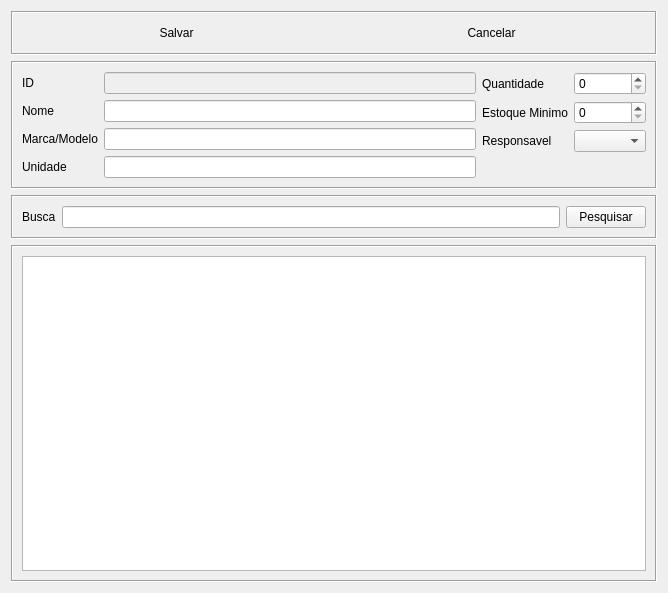
<?xml version="1.0" encoding="UTF-8"?>
<ui version="4.0">
 <class>equipamento</class>
 <widget class="QDialog" name="equipamento">
  <property name="geometry">
   <rect>
    <x>0</x>
    <y>0</y>
    <width>668</width>
    <height>593</height>
   </rect>
  </property>
  <property name="windowTitle">
   <string>Cadastro de Equipamento</string>
  </property>
  <property name="windowIcon">
   <iconset resource="img.qrc">
    <normaloff>:/newPrefix/images/HP-Mouse.png</normaloff>:/newPrefix/images/HP-Mouse.png</iconset>
  </property>
  <layout class="QVBoxLayout" name="verticalLayout">
   <item>
    <widget class="QFrame" name="frame_3">
     <property name="frameShape">
      <enum>QFrame::Box</enum>
     </property>
     <property name="frameShadow">
      <enum>QFrame::Sunken</enum>
     </property>
     <layout class="QHBoxLayout" name="horizontalLayout_2">
      <item>
       <widget class="QPushButton" name="btSalvar">
        <property name="enabled">
         <bool>true</bool>
        </property>
        <property name="text">
         <string>Salvar</string>
        </property>
        <property name="icon">
         <iconset resource="img.qrc">
          <normaloff>:/newPrefix/images/button_ok.png</normaloff>:/newPrefix/images/button_ok.png</iconset>
        </property>
        <property name="flat">
         <bool>true</bool>
        </property>
       </widget>
      </item>
      <item>
       <widget class="QPushButton" name="btCancelar">
        <property name="text">
         <string>Cancelar</string>
        </property>
        <property name="icon">
         <iconset resource="img.qrc">
          <normaloff>:/newPrefix/images/button_cancel.png</normaloff>:/newPrefix/images/button_cancel.png</iconset>
        </property>
        <property name="flat">
         <bool>true</bool>
        </property>
       </widget>
      </item>
     </layout>
    </widget>
   </item>
   <item>
    <widget class="QFrame" name="frame_2">
     <property name="frameShape">
      <enum>QFrame::Box</enum>
     </property>
     <property name="frameShadow">
      <enum>QFrame::Sunken</enum>
     </property>
     <layout class="QHBoxLayout" name="horizontalLayout">
      <item>
       <layout class="QFormLayout" name="formLayout">
        <item row="3" column="0">
         <widget class="QLabel" name="label_3">
          <property name="text">
           <string>Unidade</string>
          </property>
          <property name="buddy">
           <cstring>EditUnidade</cstring>
          </property>
         </widget>
        </item>
        <item row="2" column="0">
         <widget class="QLabel" name="label_2">
          <property name="text">
           <string>Marca/Modelo</string>
          </property>
          <property name="buddy">
           <cstring>EditMarca</cstring>
          </property>
         </widget>
        </item>
        <item row="1" column="0">
         <widget class="QLabel" name="label">
          <property name="text">
           <string>Nome</string>
          </property>
          <property name="buddy">
           <cstring>EditNome</cstring>
          </property>
         </widget>
        </item>
        <item row="0" column="0">
         <widget class="QLabel" name="label_9">
          <property name="text">
           <string>ID</string>
          </property>
         </widget>
        </item>
        <item row="3" column="1">
         <widget class="QLineEdit" name="EditUnidade">
          <property name="enabled">
           <bool>true</bool>
          </property>
         </widget>
        </item>
        <item row="2" column="1">
         <widget class="QLineEdit" name="EditMarca">
          <property name="enabled">
           <bool>true</bool>
          </property>
         </widget>
        </item>
        <item row="1" column="1">
         <widget class="QLineEdit" name="EditNome">
          <property name="enabled">
           <bool>true</bool>
          </property>
         </widget>
        </item>
        <item row="0" column="1">
         <widget class="QLineEdit" name="EditID">
          <property name="enabled">
           <bool>false</bool>
          </property>
         </widget>
        </item>
       </layout>
      </item>
      <item>
       <layout class="QFormLayout" name="formLayout_2">
        <property name="fieldGrowthPolicy">
         <enum>QFormLayout::AllNonFixedFieldsGrow</enum>
        </property>
        <item row="0" column="0">
         <widget class="QLabel" name="label_8">
          <property name="text">
           <string>Quantidade</string>
          </property>
         </widget>
        </item>
        <item row="0" column="1">
         <widget class="QSpinBox" name="spinQtd">
          <property name="enabled">
           <bool>true</bool>
          </property>
         </widget>
        </item>
        <item row="1" column="0">
         <widget class="QLabel" name="label_4">
          <property name="text">
           <string>Estoque Minimo</string>
          </property>
         </widget>
        </item>
        <item row="1" column="1">
         <widget class="QSpinBox" name="spinEstMin">
          <property name="enabled">
           <bool>true</bool>
          </property>
         </widget>
        </item>
        <item row="2" column="0">
         <widget class="QLabel" name="label_6">
          <property name="text">
           <string>Responsavel</string>
          </property>
         </widget>
        </item>
        <item row="2" column="1">
         <widget class="QComboBox" name="comboReponsavel">
          <property name="enabled">
           <bool>true</bool>
          </property>
         </widget>
        </item>
       </layout>
      </item>
     </layout>
    </widget>
   </item>
   <item>
    <widget class="QFrame" name="frame">
     <property name="frameShape">
      <enum>QFrame::Box</enum>
     </property>
     <property name="frameShadow">
      <enum>QFrame::Sunken</enum>
     </property>
     <layout class="QHBoxLayout" name="horizontalLayout_4">
      <item>
       <widget class="QLabel" name="label_10">
        <property name="text">
         <string>Busca</string>
        </property>
       </widget>
      </item>
      <item>
       <widget class="QLineEdit" name="EditPesquisa"/>
      </item>
      <item>
       <widget class="QPushButton" name="btBusca">
        <property name="text">
         <string>Pesquisar</string>
        </property>
        <property name="icon">
         <iconset resource="img.qrc">
          <normaloff>:/newPrefix/images/find.gif</normaloff>:/newPrefix/images/find.gif</iconset>
        </property>
       </widget>
      </item>
     </layout>
    </widget>
   </item>
   <item>
    <widget class="QFrame" name="frame_4">
     <property name="frameShape">
      <enum>QFrame::Box</enum>
     </property>
     <property name="frameShadow">
      <enum>QFrame::Sunken</enum>
     </property>
     <layout class="QHBoxLayout" name="horizontalLayout_3">
      <item>
       <widget class="QTableView" name="tabela">
        <property name="editTriggers">
         <set>QAbstractItemView::NoEditTriggers</set>
        </property>
        <property name="tabKeyNavigation">
         <bool>false</bool>
        </property>
        <property name="alternatingRowColors">
         <bool>true</bool>
        </property>
        <property name="selectionMode">
         <enum>QAbstractItemView::SingleSelection</enum>
        </property>
        <property name="selectionBehavior">
         <enum>QAbstractItemView::SelectRows</enum>
        </property>
        <property name="sortingEnabled">
         <bool>true</bool>
        </property>
        <attribute name="horizontalHeaderStretchLastSection">
         <bool>true</bool>
        </attribute>
       </widget>
      </item>
     </layout>
    </widget>
   </item>
  </layout>
 </widget>
 <tabstops>
  <tabstop>EditID</tabstop>
  <tabstop>EditNome</tabstop>
  <tabstop>EditMarca</tabstop>
  <tabstop>EditUnidade</tabstop>
  <tabstop>spinQtd</tabstop>
  <tabstop>spinEstMin</tabstop>
  <tabstop>comboReponsavel</tabstop>
  <tabstop>btSalvar</tabstop>
  <tabstop>tabela</tabstop>
  <tabstop>EditPesquisa</tabstop>
  <tabstop>btCancelar</tabstop>
  <tabstop>btBusca</tabstop>
 </tabstops>
 <resources>
  <include location="img.qrc"/>
 </resources>
 <connections/>
</ui>
